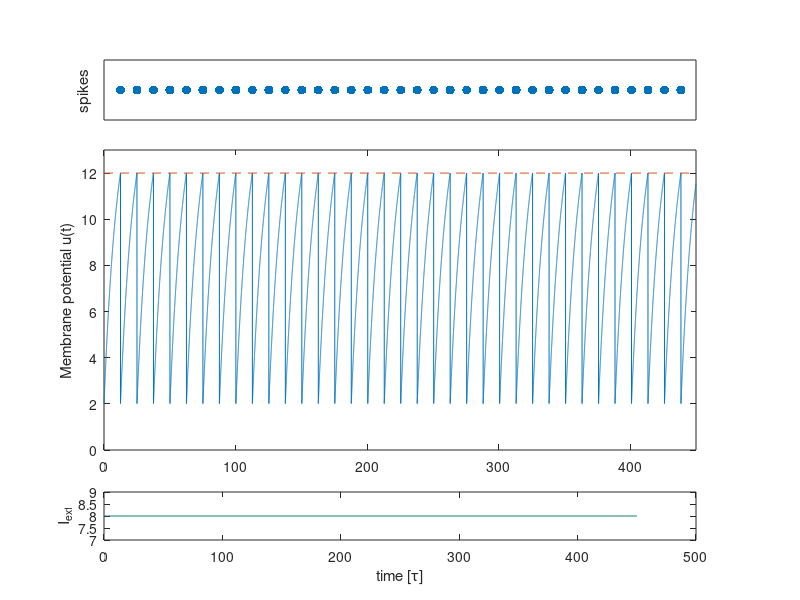

The MATLAB script that drew this image:
 %%%%%%%%%%%%%%%%%%%%%%%%%%%%%%%%%%%%%%%%%%%%%%%%%%%%%%%%%%%%%%%%
 % Simulation of (leaky) integrate-and-fire neuron
 %%%%%%%%%%%%%%%%%%%%%%%%%%%%%%%%%%%%%%%%%%%%%%%%%%%%%%%%%%%%%%%%
 function stoch_if
 clear; clf;

 % Parameters of the model
 T     = 450;                       % Final simulation time
 dt    = 10^-2;                     % Time step
 N     = floor(T / dt) + 1;         % Number of points
 Tau_m = 10;                        % Membrane time constant
 u     = 2;                         % Initial membrane potential
 t     = 0:dt:T;                    % Time vector
 A_I_ext = 8.0;                     % Amplitude of the external input
 I_ext = A_I_ext * ones(1,N);       % Constant external input
%  f     = 0.02;                     % Frequency (Hz)
%  I_ext = 6 + sin(2*pi*t*f);        % Fluctuating external input
 R     = 2;                         % Resistance
 u_threshold = 12;                  % Firing threshold
 u_res = u;                         % Reset membrane potential

 U     = zeros(1,N);                % Vector for membrane potentials
 S     = zeros(1,N);                % spikes
 U(1)  = u;                         % Initial state
 sigma = 0;                         % Variance 
 
 % Integration with Euler method
 for i = 2:N;
     % Check the treshold
     if(u >= u_threshold)
         u = u_res;
         S(i - 1) = 1;
     end;
     % Integration
     u = (1 - (1 / Tau_m) * dt) * u + ((R * I_ext(i)) / Tau_m) * dt + sigma * randn *sqrt(dt);
     % Record
     U(i) = u;
 end

 subplot('position',[0.13 0.25 1-0.26 0.5])
   plot(t,U);
   hold on; plot([0 T],[u_threshold u_threshold],'--');
   axis([0 T 0 u_threshold+1])
   ylabel('Membrane potential u(t)')

 subplot('position',[0.13 0.8 1-0.26 0.1])
   plot(t,S,'.','markersize',20);
   axis([0 T 0.5 1.5])
   set(gca,'xtick',[],'ytick',[])
   ylabel('spikes')
   
 subplot('position',[0.13 0.1 1-0.26 0.08]);
   plot(t,I_ext);
    ylabel('I_{ext}');
    xlabel('time [\tau]');
